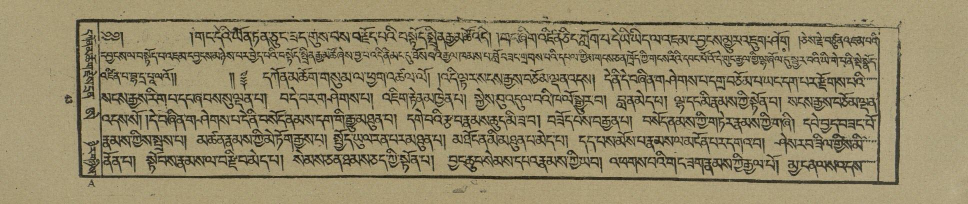
#> input picture data/0B7F9DBA/0B7F9DBA_1/I1KG121280065.jpg, 1936 x 408 px (shown at 1/2 size)
$ python -i generate_ocr_from_xml.py   (imports and definitions only)
#> lines starting #> are read from the running program, lines starting #| are printed output that depends on the picture; after the words box and inside, x2 and y2 are one past the last pixel; in counts of white or black regions, pixels touching at a corner belong together
#> further down, picture is the input picture: shape (408, 1936, 3); mean B, G, R 105.5, 137.9, 149
import os
import cv2
import argparse
import numpy as np
from glob import glob
from tqdm import tqdm
from pathlib import Path
from xml.dom import minidom
from natsort import natsorted

from Utils import rotate_image, create_dir, parse_labels


# [25 lines left out: function generate_line_image_v1, not called in this run]


def preprocess_img(image):
    image = cv2.cvtColor(image, cv2.COLOR_BGR2GRAY)
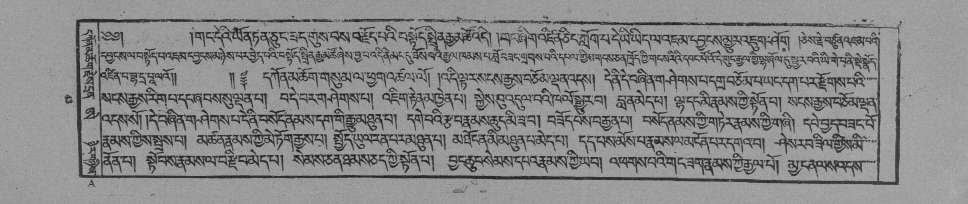
#> image: shape (408, 1936) (shown at 1/2 size); min 2, max 198, mean 137.5
    clahe = cv2.createCLAHE(clipLimit=0.8, tileGridSize=(24, 24))
    bw = clahe.apply(image)
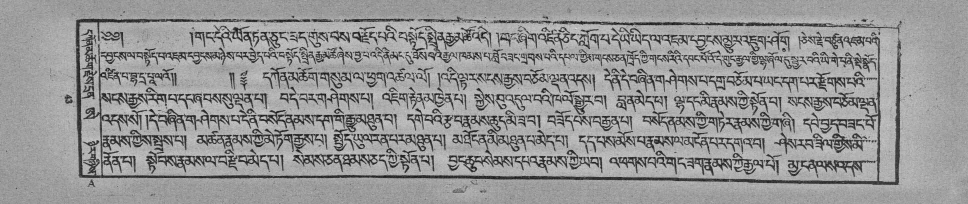
#> bw: shape (408, 1936) (shown at 1/2 size); min 2, max 225, mean 150
    #_, bw = cv2.threshold(bw, 170, 255, cv2.THRESH_BINARY+cv2.THRESH_OTSU)
    bw = cv2.adaptiveThreshold(bw, 255, cv2.ADAPTIVE_THRESH_GAUSSIAN_C, cv2.THRESH_BINARY, 19, 21)
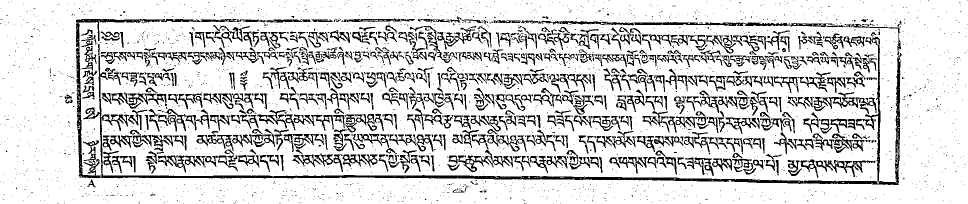
#> bw: shape (408, 1936) (shown at 1/2 size); 83.5% white; 2837 black regions (2233 under 20 px), largest, box (x1, y1, x2, y2) and area: (152, 38, 1804, 370) 17913, (1081, 41, 1802, 102) 3167, (1627, 184, 1753, 228) 1421
    thresh_c = cv2.cvtColor(bw, cv2.COLOR_GRAY2RGB)

    return thresh_c


# [52 lines left out: functions save_line_transcription, create_dataset, not called in this run]


# [54 lines not run here, left out]

>>> import cv2
>>> picture = cv2.imread('data/0B7F9DBA/0B7F9DBA_1/I1KG121280065.jpg')
>>> result = preprocess_img(picture)

$ run again, on data/0B7F9DBA/0B7F9DBA_1/I1KG121280067.jpg
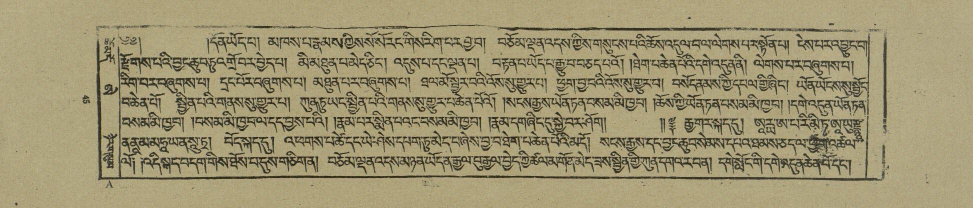
#> input picture data/0B7F9DBA/0B7F9DBA_1/I1KG121280067.jpg, 1946 x 415 px (shown at 1/2 size)
#> picture is the input picture: shape (415, 1946, 3); mean B, G, R 113.7, 148.4, 158.1
#> in preprocess_img, `image = cv2.cvtColor(image, cv2.COLOR_BGR2GRAY)`:
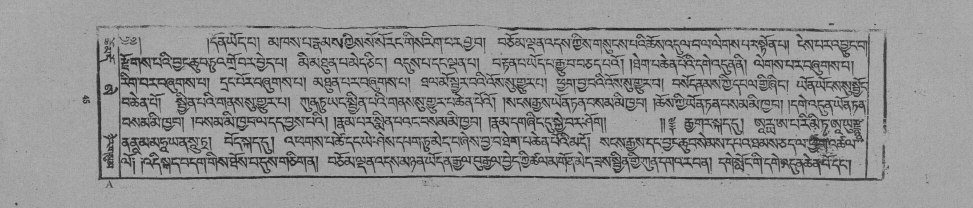
#> image: shape (415, 1946) (shown at 1/2 size); min 2, max 210, mean 147.3
#> in preprocess_img, `bw = cv2.adaptiveThreshold(bw, 255, cv2.ADAPTIVE_THRESH_GAUSSIAN_C, cv..`:
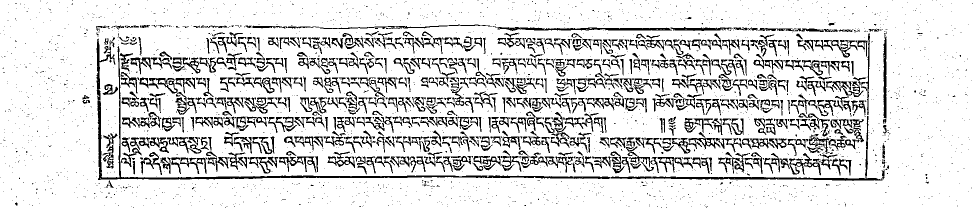
#> bw: shape (415, 1946) (shown at 1/2 size); 85.5% white; 2771 black regions (2128 under 20 px), largest, box (x1, y1, x2, y2) and area: (193, 78, 1769, 362) 9299, (986, 52, 1344, 62) 1517, (1041, 305, 1151, 345) 1000
